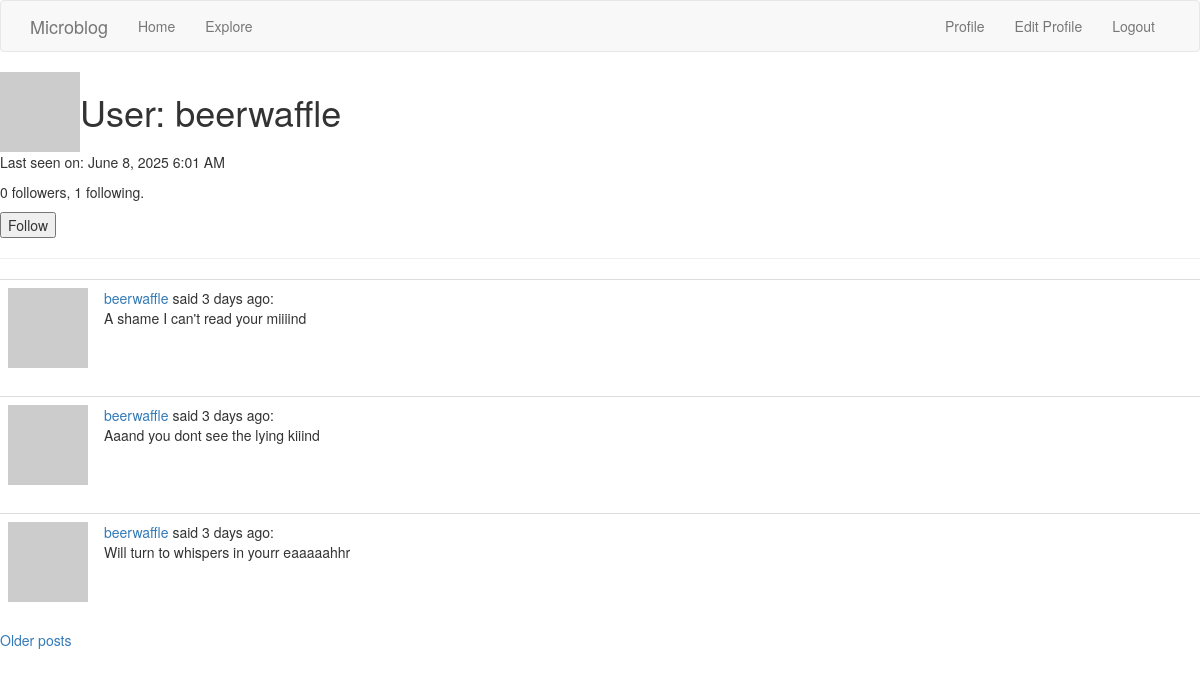
/user/beerwaffle (signed in), run on the app's committed database.
### app/models.py (models this page shows, shortened)
class User(UserMixin, db.Model):
    id: so.Mapped[int] = so.mapped_column(primary_key=True)
    username: so.Mapped[str] = so.mapped_column(sa.String(64), index=True,
                                                unique=True)
    email: so.Mapped[str] = so.mapped_column(sa.String(120), index=True,
                                             unique=True)
    password_hash: so.Mapped[Optional[str]] = so.mapped_column(sa.String(256))
    posts: so.WriteOnlyMapped['Post'] = so.relationship(
        back_populates='author')
    about_me: so.Mapped[Optional[str]] = so.mapped_column(sa.String(140))
    last_seen: so.Mapped[Optional[datetime]] = so.mapped_column(
        default=lambda: datetime.now(timezone.utc))
    followers = sa.Table(
    'followers',
    db.metadata,
    sa.Column('follower_id', sa.Integer, sa.ForeignKey('user.id'),
              primary_key=True),
    sa.Column('followed_id', sa.Integer, sa.ForeignKey('user.id'),
              primary_key=True)
    )
    following: so.WriteOnlyMapped['User'] = so.relationship(
        secondary=followers, primaryjoin=(followers.c.follower_id == id),
        secondaryjoin=(followers.c.followed_id == id),
        back_populates='followers')
    followers: so.WriteOnlyMapped['User'] = so.relationship(
        secondary=followers, primaryjoin=(followers.c.followed_id == id),
        secondaryjoin=(followers.c.follower_id == id),
        back_populates='following')
    def avatar(self, size):
        digest = md5(self.email.lower().encode('utf-8')).hexdigest()
        return f'https://www.gravatar.com/avatar/{digest}?d=identicon&s={size}'
    def is_following(self, user):
        query = self.following.select().where(User.id == user.id)
        return db.session.scalar(query) is not None
    def followers_count(self):
        query = sa.select(sa.func.count()).select_from(
            self.followers.select().subquery())
        return db.session.scalar(query)
    def following_count(self):
        query = sa.select(sa.func.count()).select_from(
            self.following.select().subquery())
        return db.session.scalar(query)

class Post(db.Model):
    id: so.Mapped[int] = so.mapped_column(primary_key=True)
    body: so.Mapped[str] = so.mapped_column(sa.String(140))
    timestamp: so.Mapped[datetime] = so.mapped_column(
        index=True, default=lambda: datetime.now(timezone.utc))
    user_id: so.Mapped[int] = so.mapped_column(sa.ForeignKey(User.id),
                                               index=True)
    author: so.Mapped[User] = so.relationship(back_populates='posts')

### app/routes.py (the view)
@app.route('/user/<username>')
@login_required
def user(username):
    user = db.first_or_404(sa.select(User).where(User.username == username))
    page = request.args.get('page', 1, type=int)
    query = user.posts.select().order_by(Post.timestamp.desc())
    posts = db.paginate(query, page=page,
                        per_page=app.config['POSTS_PER_PAGE'],
                        error_out=False)
    next_url = url_for('user', username=user.username, page=posts.next_num) \
        if posts.has_next else None
    prev_url = url_for('user', username=user.username, page=posts.prev_num) \
        if posts.has_prev else None
    form = EmptyForm()
    return render_template('user.html', user=user, posts=posts.items,
                           next_url=next_url, prev_url=prev_url, form=form)

### app/forms.py
class EmptyForm(FlaskForm):
    submit = SubmitField('Submit')

### app/models.py (called while the page is built)
@login.user_loader
def load_user(id):
    return db.session.get(User, int(id))

### app/routes.py (called while the page is built)
@app.before_request
def before_request():
    if current_user.is_authenticated:
        current_user.last_seen = datetime.now(timezone.utc)
        db.session.commit()

### app/templates/user.html (shortened to what this page needs)
{% extends "base.html" %}
{% block content %}
    <table>
        <tr valign="top">
            <td><img src="{{ user.avatar(128) }}"></td>
             <td><h1>User: {{ user.username }}</h1></td>
        </tr>
    </table>
         {% if user.last_seen %}
                <p>Last seen on: {{ moment(user.last_seen).format('LLL') }}</p>
                {% endif %}
        <p>{{ user.followers_count() }} followers, {{ user.following_count() }} following.</p>
        {% if user == current_user %}
        <p><a href="{{ url_for('edit_profile') }}">Edit your profile</a></p>
        {% elif not current_user.is_following(user) %}
        <p>
            <form action="{{ url_for('follow', username=user.username) }}" method="post">
                {{ form.submit(value='Follow') }}
            </form>
        </p>
        {% endif %}
    <hr>
    {% for post in posts %}
        {% include '_post.html' %}
    {% endfor %}
    {% if next_url %}
    <a href="{{ next_url }}">Older posts</a>
    {% endif %}
{% endblock %}

### app/templates/_post.html
    <table class="table table-hover">
        <tr>
            <td width="70px">
                <a href="{{ url_for('user', username=post.author.username) }}">
                    <img src="{{ post.author.avatar(70) }}" />
                </a>
            </td>
            <td>
               <a href="{{ url_for('user', username=post.author.username) }}">
                    {{ post.author.username }}
                </a>
                said {{ moment(post.timestamp).fromNow() }}:
                <br>
                {{ post.body }}
            </td>
        </tr>
    </table>

### data on the page
User: username "beerwaffle", last_seen "June 8, 2025 6:01 AM"
Post: author.username "beerwaffle", timestamp "3 days ago", body "A shame I can't read your miiiind"
Post: author.username "beerwaffle", timestamp "3 days ago", body "Aaand you dont see the lying kiiind"
Post: author.username "beerwaffle", timestamp "3 days ago", body "Will turn to whispers in yourr eaaaaahhr"

### other printed values
{{ user.followers_count() }} "0"
{{ user.following_count() }} "1"
